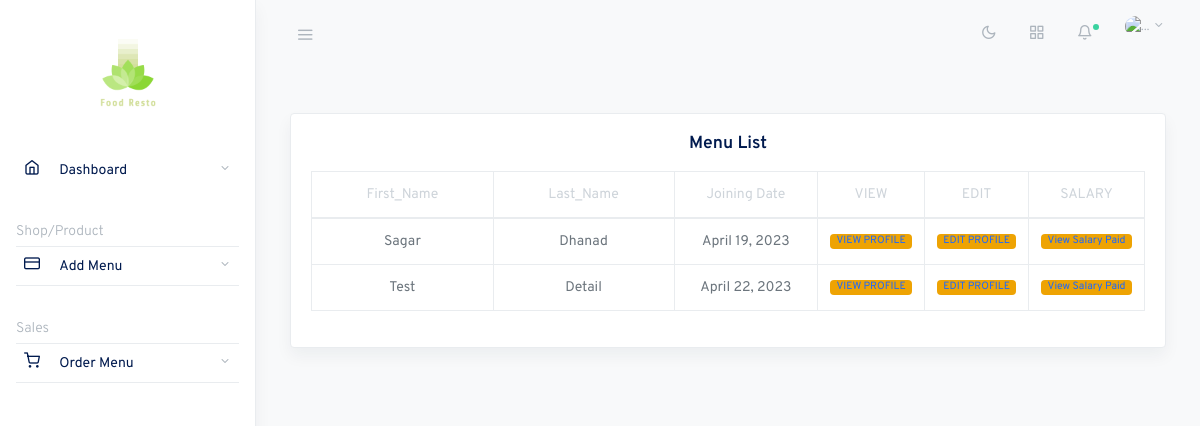
Page /staff/view_staff on the committed database.
### Staff/models.py (models this page shows)
class staff_detail1(models.Model):
    First_Name = models.CharField(max_length=100,null=False)
    Last_Name = models.CharField(max_length=100,null=False)
    Address = models.CharField(max_length=200,null=False)
    Mobile_No = models.CharField(max_length=13,null=False)
    Create_date = models.DateField()
    Leave_date = models.DateField()
    Last_update_Date = models.DateTimeField(auto_now=True)

### Staff/views.py (the view)
# urls.py: path('staff/view_staff',view_staff,name='view_staff'),
def view_staff(request):
    sd = staff_detail1.objects.all()
    return render(request,"Staff/view_staff.html",{'sd':sd})

### templates/Staff/view_staff.html (shortened to what this page needs)
{% extends "index.html" %}
{% block main %}
<div class="contain">
    <main role="main" class="main-content">
        <div class="container-fluid">
            <div class="row justify-content-center">
                <div class="col-12 my-4">
                    <div class="card shadow">
                        <div class="card-body text-center">
                            <h5 class="card-title">Menu List</h5>
                            <table class="table table-hover table-bordered text-center">
                                <thead>
                                    <tr>
                                        <th width="25%">First_Name</th>
                                        <th width="25%">Last_Name</th>
                                        <th width="20%">Joining Date</th>
                                        <th width="10%">VIEW</th>
                                        <th width="10%">EDIT</th>
                                        <th width="10%">SALARY</th>
                                    </tr>
                                </thead>
                                <tbody>
                                    {% for list in sd %}
                                    {% if list.item_name != 'Select' %}
                                    <tr>
                                        <td>{{list.First_Name}}</td>
                                        <td>{{list.Last_Name}}</td>
                                        <td>{{list.Create_date}}</td>
                                        <td><span class="badge badge-pill badge-warning"><a
                                                    href="{% url 'view_profile' list.id %}">VIEW PROFILE</a></span></td>
                                        <td><span class="badge badge-pill badge-warning"><a
                                                    href="{% url 'edit_staff' list.id %}">EDIT PROFILE</a></span></td>
                                        <td><span class="badge badge-pill badge-warning"><a
                                                    href="{% url 'view_salary' list.id %}">View Salary Paid</a></span></td>
                                    </tr>
                                    {% endif %}
                                    {% endfor %}
                                </tbody>
                            </table>
                        </div>
                    </div>
                </div>
            </div>
        </div>
    </main>
</div>
{% endblock main %}

### rows in the picture
staff_detail1: First_Name "Sagar", Last_Name "Dhanad", Create_date "April 19, 2023"
staff_detail1: First_Name "Test", Last_Name "Detail", Create_date "April 22, 2023"
